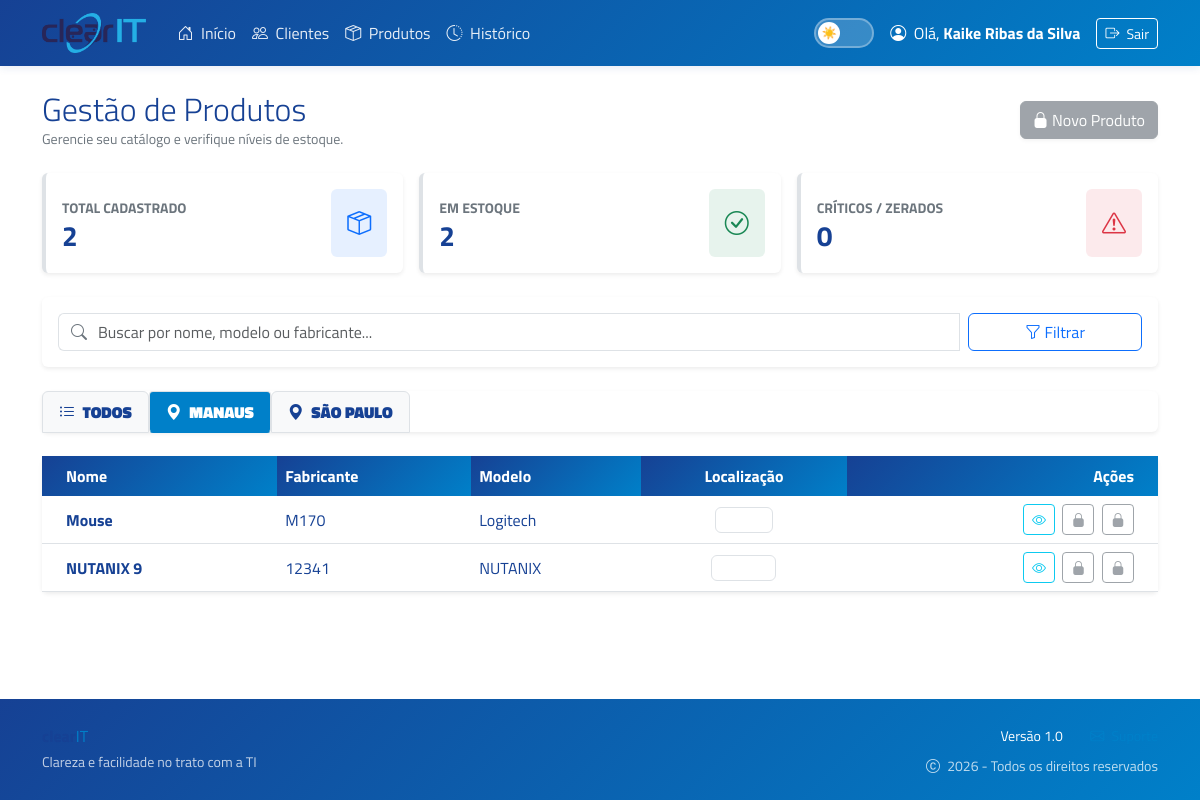
The app's page /produtos/?location=MAO (signed in) with its own data.
### core/models.py (models this page shows, shortened)
class Employee(AbstractUser):
    LOGIN_CHOICES = [
        ('LOCAL', 'Senha Local'),
        ('MS', 'Microsoft SSO'),
        ('HYBRID', 'Híbrido'),
    ]
    microsoft_oid = models.CharField(
        max_length=255,
        unique=True,
        null=True,
        blank=True,
        verbose_name="Microsoft Object ID"
    )
    login_type = models.CharField(
        max_length=10,
        choices=LOGIN_CHOICES,
        default='LOCAL'
    )
    department = models.CharField(max_length=100, blank=True, null=True)

class Product(models.Model):
    name = models.CharField(max_length=255, verbose_name="Nome do Produto")
    model = models.CharField(max_length=255, blank=True, null=False, verbose_name="Modelo")
    manufacturer = models.CharField(max_length=255, blank=True, null=False, verbose_name="Fabricante")
    product_id = models.CharField(max_length=255, blank=True, null=True, verbose_name= "ID do Produto", unique=True)
    class Meta:
        verbose_name = "Produto"
        verbose_name_plural = "Produtos"

### core/views/products.py (the view)
# urls.py: path('produtos/', products.product_list, name='product_list'),
@login_required
def product_list(request):
    search_query = request.GET.get('search', '')
    location_filter = request.GET.get('location', 'TODOS')
    products = Product.objects.all().order_by('name')
    if search_query:
        products = products.filter(
            Q(name__icontains=search_query) |
            Q(model__icontains=search_query) |
            Q(manufacturer__icontains=search_query)
        )
    if location_filter == 'MAO':
        products = products.filter(
            stocks__location='MAO',
            stocks__quantity__gt=0
        ).distinct()
    elif location_filter == 'SP':
        products = products.filter(
            stocks__location='SP',
            stocks__quantity__gt=0
        ).distinct()
    products = products.prefetch_related('stocks')
    total_products = products.count()
    out_of_stock = products.filter(stocks__quantity__lte=0).distinct().count()
    context = {
        'products': products,
        'search_query': search_query,
        'location_filter': location_filter,
        'stats': {
            'total': total_products,
            'alert': out_of_stock,
            'active': total_products - out_of_stock
        }
    }
    return render(request, 'core/products/list.html', context)

### core/templates/core/products/list.html (shortened to what this page needs)
{% extends 'core/base.html' %}
{% block content %}
<div class="d-flex justify-content-between align-items-center mb-4">
    <div>
        <h2 class="fw-light mb-0">Gestão de Produtos</h2>
        <p class="text-muted small mb-0">Gerencie seu catálogo e verifique níveis de estoque.</p>
    </div>
    <div>
        {% if perms.core.add_product %}
            <a href="{% url 'product_create' %}" class="btn btn-primary shadow-sm">
                <i class="bi bi-plus-lg"></i> Novo Produto
            </a>
        {% else %}
            <span class="d-inline-block" tabindex="0" data-bs-toggle="tooltip" title="Apenas gestores podem cadastrar produtos">
                <button class="btn btn-secondary shadow-sm" disabled style="cursor: not-allowed;">
                    <i class="bi bi-lock-fill"></i> Novo Produto
                </button>
            </span>
        {% endif %}
    </div>
</div>
<div class="row g-3 mb-4">
    <div class="col-md-4">
        <div class="card border-0 shadow-sm border-start border-4 border-primary">
            <div class="card-body">
                <div class="d-flex justify-content-between align-items-center">
                    <div>
                        <span class="text-muted small text-uppercase fw-bold">Total Cadastrado</span>
                        <h3 class="mb-0 fw-bold">{{ stats.total }}</h3>
                    </div>
                    <div class="bg-primary bg-opacity-10 p-3 rounded text-primary">
                        <i class="bi bi-box-seam fs-4"></i>
                    </div>
                </div>
            </div>
        </div>
    </div>
    <div class="col-md-4">
        <div class="card border-0 shadow-sm border-start border-4 border-success">
            <div class="card-body">
                <div class="d-flex justify-content-between align-items-center">
                    <div>
                        <span class="text-muted small text-uppercase fw-bold">Em Estoque</span>
                        <h3 class="mb-0 fw-bold">{{ stats.active }}</h3>
                    </div>
                    <div class="bg-success bg-opacity-10 p-3 rounded text-success">
                        <i class="bi bi-check-circle fs-4"></i>
                    </div>
                </div>
            </div>
        </div>
    </div>
    <div class="col-md-4">
        <div class="card border-0 shadow-sm border-start border-4 border-danger">
            <div class="card-body">
                <div class="d-flex justify-content-between align-items-center">
                    <div>
                        <span class="text-muted small text-uppercase fw-bold">Críticos / Zerados</span>
                        <h3 class="mb-0 fw-bold">{{ stats.alert }}</h3>
                    </div>
                    <div class="bg-danger bg-opacity-10 p-3 rounded text-danger">
                        <i class="bi bi-exclamation-triangle fs-4"></i>
                    </div>
                </div>
            </div>
        </div>
    </div>
</div>
<div class="card border-0 shadow-sm mb-4">
    <div class="card-body">
        <form method="get" class="row g-2">
            <div class="col-md-10">
                <div class="input-group">
                    <span class="input-group-text bg-white border-end-0"><i class="bi bi-search text-muted"></i></span>
                    <input type="text" name="search" class="form-control border-start-0 ps-0"
                           placeholder="Buscar por nome, modelo ou fabricante..."
                           value="{{ search_query }}">
                </div>
            </div>
            <div class="col-md-2">
                <button type="submit" class="btn btn-outline-primary w-100">
                    <i class="bi bi-funnel"></i> Filtrar
                </button>
            </div>
        </form>
    </div>
</div>
<div class="card border-0 shadow-sm mb-4">
    <div class="card-body p-0">
        <ul class="nav nav-tabs border-0" role="tablist">
            <li class="nav-item" role="presentation">
                <a class="nav-link {% if location_filter == 'TODOS' %}active{% endif %}"
                   href="?location=TODOS{% if search_query %}&search={{ search_query }}{% endif %}"
                   role="tab">
                    <i class="bi bi-list-ul me-1"></i>
                    <strong>TODOS</strong>
                </a>
            </li>
            <li class="nav-item" role="presentation">
                <a class="nav-link {% if location_filter == 'MAO' %}active{% endif %}"
                   href="?location=MAO{% if search_query %}&search={{ search_query }}{% endif %}"
                   role="tab">
                    <i class="bi bi-geo-alt-fill me-1"></i>
                    <strong>MANAUS</strong>
                </a>
            </li>
            <li class="nav-item" role="presentation">
                <a class="nav-link {% if location_filter == 'SP' %}active{% endif %}"
                   href="?location=SP{% if search_query %}&search={{ search_query }}{% endif %}"
                   role="tab">
                    <i class="bi bi-geo-alt-fill me-1"></i>
                    <strong>SÃO PAULO</strong>
                </a>
            </li>
        </ul>
    </div>
</div>
<div class="card shadow-sm border-0">
    <div class="table-responsive">
        <table class="table table-hover align-middle mb-0">
            <thead class="table-light">
                <tr>
                    <th class="ps-4">Nome</th>
                    <th>Fabricante</th>
                    <th>Modelo</th>
                    <th class="text-center">Localização</th>
                    <th class="text-end pe-4">Ações</th>
                </tr>
            </thead>
            <tbody>
                {% for product in products %}
                <tr>
                    <td class="ps-4 fw-bold">{{ product.name }}</td>
                    <td class="text-muted">{{ product.model|default:"-" }}</td>
                    <td class="text-muted">{{ product.manufacturer|default:"-" }}</td>
                    <td class="text-center">
                        {% if product.stocks.exists %}
                            {% if location_filter == 'MAO' %}
                                {% for stock in product.stocks.all %}
                                    {% if stock.location == 'MAO' and stock.quantity > 0 %}
                                        <span class="badge bg-light text-white border">MAO: <strong>{{ stock.quantity }}</strong></span>
                                    {% endif %}
                                {% endfor %}
                            {% elif location_filter == 'SP' %}
                                {% for stock in product.stocks.all %}
                                    {% if stock.location == 'SP' and stock.quantity > 0 %}
                                        <span class="badge bg-light text-light border">SP: <strong>{{ stock.quantity }}</strong></span>
                                    {% endif %}
                                {% endfor %}
                            {% else %}
                                {% for stock in product.stocks.all %}
                                    {% if stock.quantity > 0 %}
                                        <span class="badge bg-light text-dark border">{{ stock.location }}: <strong>{{ stock.quantity }}</strong></span>
                                    {% endif %}
                                {% endfor %}
                            {% endif %}
                        {% else %}
                            <span class="badge bg-danger bg-opacity-10 text-danger">Sem Estoque</span>
                        {% endif %}
                    </td>
                    <td class="text-end pe-4">
                        <button class="btn btn-sm btn-outline-info me-1"
                                hx-get="{% url 'product_entries_modal' product.id %}"
                                hx-target="#dialog-content"
                                data-bs-toggle="modal"
                                data-bs-target="#modalHistorico">
                            <i class="bi bi-eye"></i>
                        </button>
                        {% if perms.core.change_product %}
                            <a href="{% url 'product_update' product.id %}" class="btn btn-sm btn-outline-primary">
                                <i class="bi bi-pencil"></i>
                            </a>
                        {% else %}
                            <button class="btn btn-sm btn-outline-secondary" disabled style="cursor: not-allowed;" title="Restrito a gestores">
                                <i class="bi bi-lock-fill"></i>
                            </button>
                        {% endif %}
                        {% if perms.core.add_stockout %}
                            <a href="{% url 'output_create' %}?product_id={{ product.id }}" class="btn btn-sm btn-outline-danger ms-1">
                                <i class="bi bi-box-arrow-up"></i>
                            </a>
                        {% else %}
                            <button class="btn btn-sm btn-outline-secondary ms-1" disabled style="cursor: not-allowed;" title="Restrito a gestores">
                                <i class="bi bi-lock-fill"></i>
                            </button>
                        {% endif %}
                    </td>
                </tr>
                {% endfor %}
            </tbody>
        </table>
    </div>
</div>
{% endblock %}

### core/templates/core/base.html (shortened to what this page needs)
{% load static %}
<!DOCTYPE html>
<html lang="pt-br">
<head>
    <link href="https://cdn.jsdelivr.net/npm/bootstrap@5.3.0/dist/css/bootstrap.min.css" rel="stylesheet">
    <link rel="stylesheet" href="https://cdn.jsdelivr.net/npm/bootstrap-icons@1.13.1/font/bootstrap-icons.min.css">
    <link href="https://cdn.jsdelivr.net/npm/select2@4.1.0-rc.0/dist/css/select2.min.css" rel="stylesheet" />
    <link rel="stylesheet" href="https://cdn.jsdelivr.net/npm/select2-bootstrap-5-theme@1.3.0/dist/select2-bootstrap-5-theme.min.css" />
    <link rel="stylesheet" href="{% static 'core/css/clearit_theme.css' %}">
</head>
<body class="d-flex flex-column min-vh-100">
    <nav class="navbar navbar-expand-lg navbar-dark mb-4">
        <div class="container">
            <a class="navbar-brand d-flex align-items-center" href="{% url 'home' %}">
                <img src="{% static 'core/img/logo.png' %}"
                    alt="Logo ClearIT"
                    height="40"
                    class="d-inline-block align-text-top me-2">
            </a>
            <div class="collapse navbar-collapse" id="navbarContent">
                <div class="navbar-nav me-auto">
                    <a class="nav-link {% if request.resolver_match.url_name == 'home' %}active{% endif %}" href="{% url 'home' %}">
                        <i class="bi bi-house-door me-1"></i>
                        Início
                    </a>
                    <a class="nav-link {% if 'client' in request.path %}active{% endif %}" href="{% url 'client_list' %}">
                        <i class="bi bi-people me-1"></i>
                        Clientes
                    </a>
                    <a class="nav-link {% if 'product' in request.path %}active{% endif %}" href="{% url 'product_list' %}">
                        <i class="bi bi-box-seam me-1"></i>
                        Produtos
                    </a>
                    <a class="nav-link {% if 'historico' in request.path or 'movements' in request.path %}active{% endif %}" href="{% url 'movements_list' %}">
                        <i class="bi bi-clock-history me-1"></i>
                        Histórico
                    </a>
                </div>
                <div class="navbar-nav ms-auto d-flex align-items-center">
                    {% if user.is_authenticated %}
                        <span class="navbar-text text-white me-3 d-none d-md-block">
                            <i class="bi bi-person-circle me-1"></i>
                            Olá, <strong>{{ user.first_name|default:user.username }}</strong>
                        </span>
                        <a href="{% url 'account_logout' %}" class="btn btn-outline-light btn-sm">
                            <i class="bi bi-box-arrow-right me-1"></i>
                            Sair
                        </a>
                    {% else %}
                        <a href="{% url 'account_login' %}" class="btn btn-light btn-sm fw-bold">
                            <i class="bi bi-box-arrow-in-right me-1"></i>
                            Entrar
                        </a>
                    {% endif %}
                </div>
            </div>
        </div>
    </nav>
    <main class="container flex-grow-1 fade-in">
        {% block content %}{% endblock %}
    </main>
    <footer class="footer mt-auto py-4 bg-clearit-gradient text-white mt-5">
        <div class="container">
            <div class="row align-items-center">
                <div class="col-md-6 text-center text-md-start">
                    <h6 class="mb-1">
                        <strong>clear</strong><span style="color: #0080C9;">IT</span>
                    </h6>
                    <p class="mb-0 small opacity-75">
                        Clareza e facilidade no trato com a TI
                    </p>
                </div>
                <div class="col-md-6 text-center text-md-end">
                    <ul class="list-inline mb-0">
                        <li class="list-inline-item">
                            <span class="small">Versão 1.0</span>
                        </li>
                        <li class="list-inline-item ms-3">
                            <a href="mailto:kmaciel@clearit.com.br" class="text-white text-decoration-none small">
                                <i class="bi bi-envelope me-1"></i>
                            </a>
                        </li>
                    </ul>
                    <p class="mb-0 small opacity-75 mt-2">
                        <i class="bi bi-c-circle me-1"></i>
                        {% now "Y" %} - Todos os direitos reservados
                    </p>
                </div>
            </div>
        </div>
    </footer>
</body>
</html>

### records on screen
Employee: first_name "Kaike Ribas da Silva"
Product: name "Mouse", model "M170", manufacturer "Logitech"
Product: name "NUTANIX 9", model "12341", manufacturer "NUTANIX"

### other values on screen
{{ stats.total }} "2"
{{ stats.active }} "2"
{{ stats.alert }} "0"
